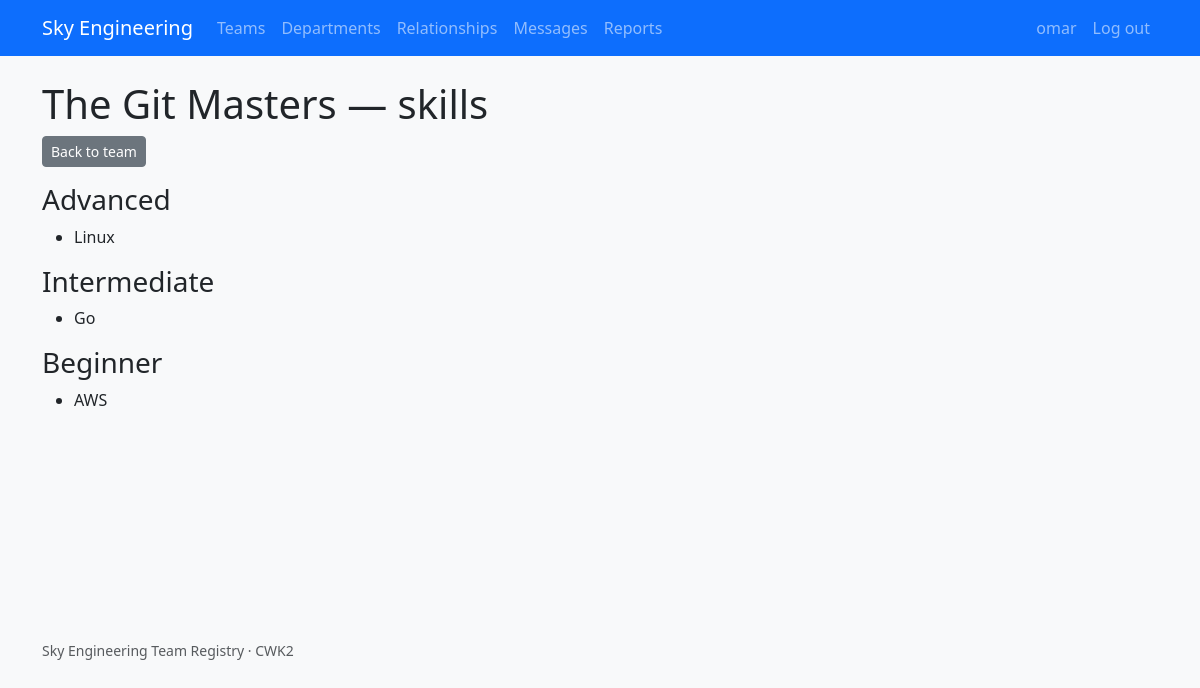
Page /teams/3/skills/ (signed in) on the committed database.
### teams/models.py (models this page shows, shortened)
class Team(models.Model):
    name = models.CharField(max_length=150, unique=True)
    mission = models.TextField()
    description = models.TextField(blank=True)
    department = models.ForeignKey(Department, on_delete=models.PROTECT)
    team_type = models.ForeignKey(TeamType, null=True, blank=True, on_delete=models.SET_NULL)
    manager = models.ForeignKey(
        settings.AUTH_USER_MODEL,
        null=True,
        blank=True,
        on_delete=models.SET_NULL,
        related_name='managed_teams',
    )
    created_at = models.DateTimeField(auto_now_add=True)
    updated_at = models.DateTimeField(auto_now=True)

class TeamSkill(models.Model):
    PROFICIENCY_CHOICES = [
        ('beginner', 'Beginner'),
        ('intermediate', 'Intermediate'),
        ('advanced', 'Advanced'),
    ]
    team = models.ForeignKey(Team, on_delete=models.CASCADE)
    skill = models.ForeignKey(Skill, on_delete=models.CASCADE)
    proficiency = models.CharField(max_length=20, choices=PROFICIENCY_CHOICES)

class Skill(models.Model):
    name = models.CharField(max_length=100, unique=True)

### teams/views.py (the view)
# urls.py: path('<int:pk>/skills/', views.team_skills, name='team_skills'),
@login_required
def team_skills(request, pk):
    team = get_object_or_404(Team, pk=pk)
    grouped = {'advanced': [], 'intermediate': [], 'beginner': []}
    for ts in team.teamskill_set.select_related('skill').all():
        grouped.setdefault(ts.proficiency, []).append(ts)
    return render(request, 'teams/team_skills.html', {
        'team': team,
        'grouped': grouped,
    })

### teams/templates/teams/team_skills.html (shortened to what this page needs)
{% extends 'base.html' %}
{% block content %}
<h1>{{ team.name }} — skills</h1>
<a href="{% url 'team_detail' team.pk %}" class="btn btn-sm btn-secondary mb-3">Back to team</a>
<h3>Advanced</h3>
<ul>
  {% for ts in grouped.advanced %}<li>{{ ts.skill.name }}</li>{% empty %}<li><em>None.</em></li>{% endfor %}
</ul>
<h3>Intermediate</h3>
<ul>
  {% for ts in grouped.intermediate %}<li>{{ ts.skill.name }}</li>{% empty %}<li><em>None.</em></li>{% endfor %}
</ul>
<h3>Beginner</h3>
<ul>
  {% for ts in grouped.beginner %}<li>{{ ts.skill.name }}</li>{% empty %}<li><em>None.</em></li>{% endfor %}
</ul>
{% endblock %}

### templates/navbar.html (shortened to what this page needs)
<nav class="navbar navbar-expand-lg navbar-dark bg-primary">
  <div class="container">
    <a class="navbar-brand" href="{% url 'home' %}">Sky Engineering</a>
    <div class="collapse navbar-collapse" id="nav">
      <ul class="navbar-nav me-auto">
        <li class="nav-item"><a class="nav-link" href="{% url 'team_list' %}">Teams</a></li>
        <li class="nav-item"><a class="nav-link" href="{% url 'department_list' %}">Departments</a></li>
        <li class="nav-item"><a class="nav-link" href="{% url 'org_relationships' %}">Relationships</a></li>
        <li class="nav-item"><a class="nav-link" href="{% url 'inbox' %}">Messages</a></li>
        <li class="nav-item"><a class="nav-link" href="{% url 'reports:index' %}">Reports</a></li>
      </ul>
      <ul class="navbar-nav">
        {% if request.user.is_authenticated %}
          <li class="nav-item"><a class="nav-link" href="{% url 'profile' %}">{{ request.user.username }}</a></li>
          <li class="nav-item">
            <form method="post" action="{% url 'logout' %}" class="d-inline">
              <button type="submit" class="btn btn-link nav-link">Log out</button>
            </form>
          </li>
        {% else %}
          <li class="nav-item"><a class="nav-link" href="{% url 'login' %}">Log in</a></li>
          <li class="nav-item"><a class="nav-link" href="{% url 'signup' %}">Sign up</a></li>
        {% endif %}
      </ul>
    </div>
  </div>
</nav>

### static/css/style.css (style rules this page uses)
body { background: #f8f9fa; }

### rows in the picture
Team: name "The Git Masters"
TeamSkill: skill.name "Linux"
TeamSkill: skill.name "Go"
TeamSkill: skill.name "AWS"

### other values in the picture
{{ request.user.username }} "omar"
